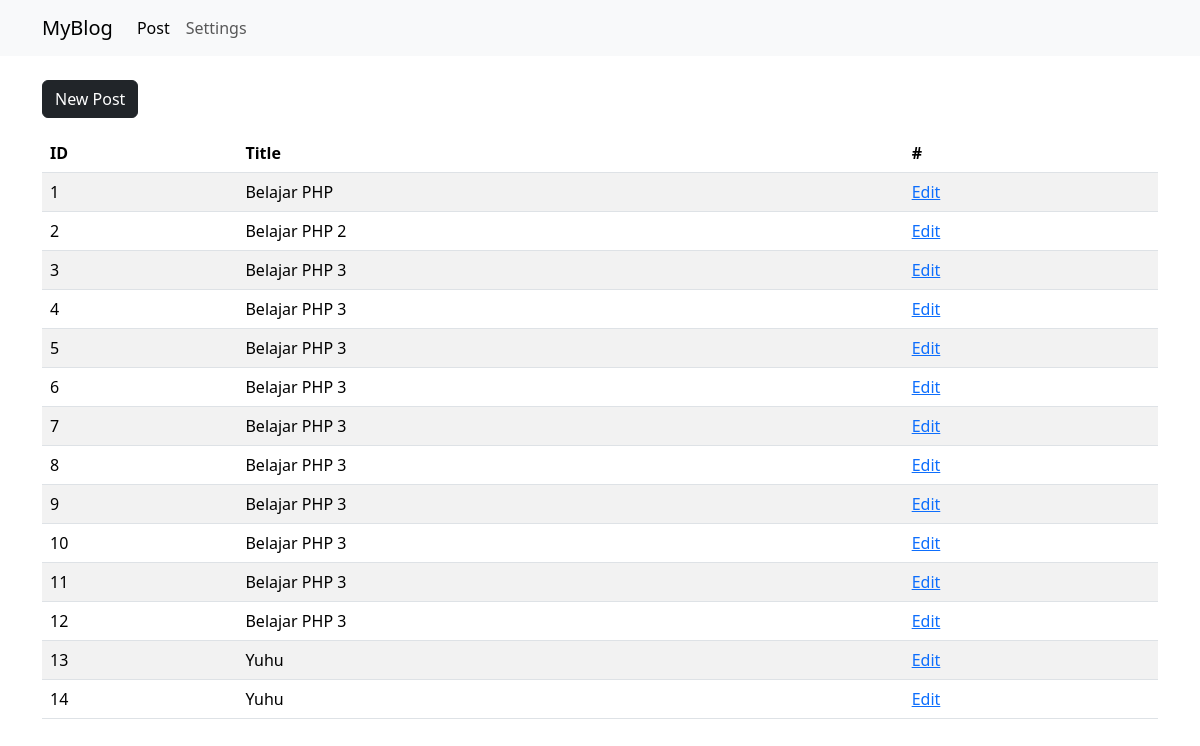
Before: / with the older database file.
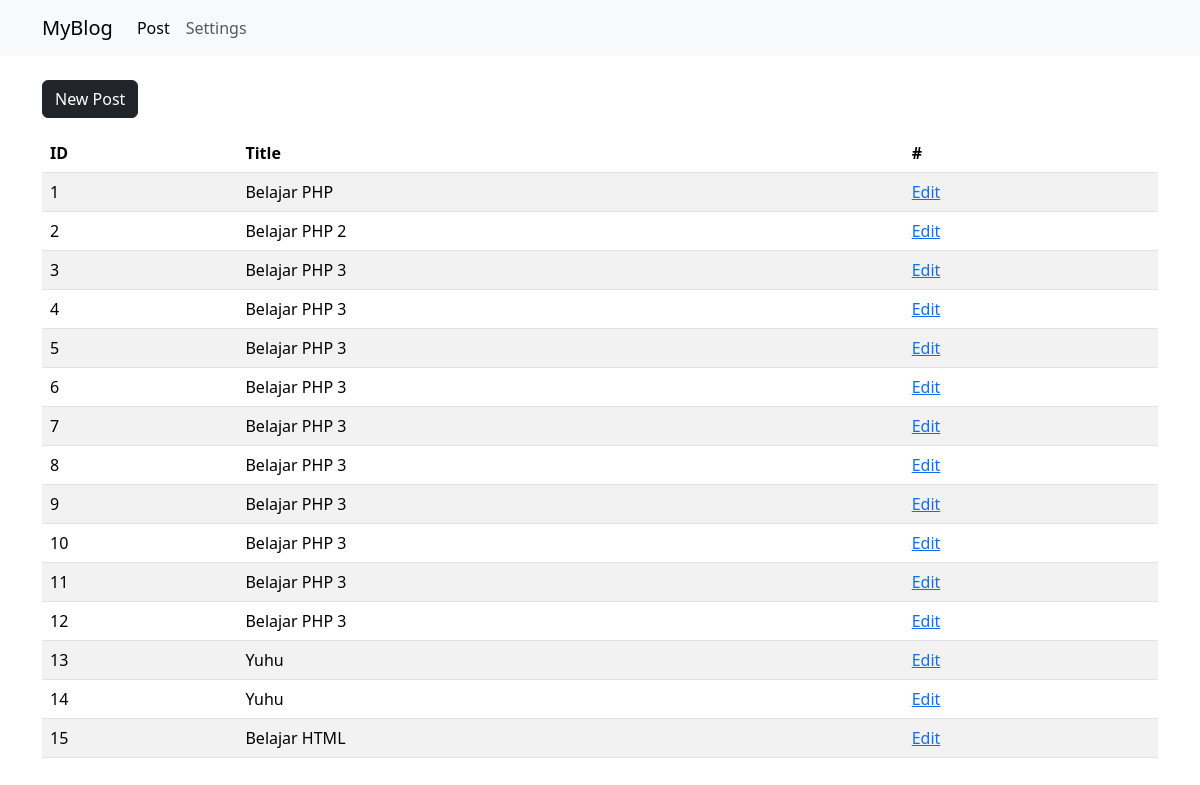
After: the same page with the newer database file.
### tables this page shows
CREATE TABLE "posts" (
	"id"	INTEGER,
	"title"	TEXT,
	"content"	TEXT,
	PRIMARY KEY("id" AUTOINCREMENT)
);

### app/Conn.php (called while the page is built)
<?php
class Conn {
    protected $db;
    function __construct()
    {
        $this->db = new SQLite3(__DIR__ . '/pombo.db');
    }
    public function get_all_post()
    {
        $data = $this->db->query("SELECT * FROM posts");
        $rows = [];
        while ($row = $data->fetchArray(SQLITE3_ASSOC))
        {
            $rows[] = $row;
        }
        return $rows;
    }
}

### index.php (the view, shortened to what this page needs)
<?php
require_once(__DIR__ . '/app/Conn.php');
$conn = new Conn();
?>
<html lang="en">
<head>
    <link rel="stylesheet" href="/app/src/bootstrap5.min.css" />
    <link href="https://cdn.datatables.net/v/bs5/dt-2.2.2/datatables.min.css" rel="stylesheet"
>
</head>
<body>
    <?php include_once('app/components/navbar.php') ?>
    <div class="container">
        <div class="d-flex align-items-center mb-3">
            <a href="/newpost.php" class="btn btn-dark">New Post</a>
        </div>
        <table id="table-posts" class="table table-striped" style="width:100%">
        <thead>
            <tr>
                <th>ID</th>
                <th>Title</th>
                <th>#</th>
            </tr>
        </thead>
        <tbody>
            <?php foreach ($conn->get_all_post() as $post) : ?>
            <tr>
                <td><?= $post['id'] ?></td>
                <td><?= $post['title']?></td>
                <td>
                    <a href="#">Edit</a>
                </td>
            </tr>
            <?php endforeach ?>
    </table>
    </div>
</body>
</html>

Changed rows visible on the page:
added posts: id "15", title "Belajar HTML"
